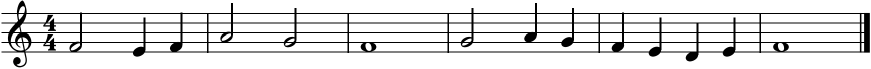
#> input picture Q3/Ave Maria.png, 1742 x 138 px (shown at 1/2 size)
$ python 'Ave Maria.py'
#> lines starting #> are read from the running program, lines starting #| are printed output that depends on the picture; after the words box and inside, x2 and y2 are one past the last pixel; in counts of white or black regions, pixels touching at a corner belong together

import cv2
import numpy as np
from scipy.io.wavfile import read, write

img = cv2.imread("Ave Maria.png")
#> img is the input picture: shape (138, 1742, 3); min 0, max 255, mean 224.6
img_gray = cv2.cvtColor(img, cv2.COLOR_BGR2GRAY)
img1 = img.copy()
print(img.shape)
#| (138, 1742, 3)

# detecting staff (horizontal lines)
edge = cv2.Canny(img_gray, 100, 200, 3)   # develop edged_image using cv2.Canny (image, T_lower, T_upper, aperture_size, L2Gradient)
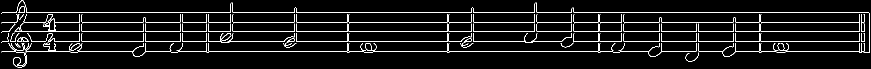
#> edge: shape (138, 1742) (shown at 1/2 size); 5.2% white in thin lines or dots
# function so that we can detect staffs using HoughLinesP
# default value for L2Gradient is 3, and you can increase it if you want more details up to 7
cv2.imshow('edge', edge)
cv2.imwrite("edged.jpg",edge)
cv2.waitKey(0)
linesP = cv2.HoughLinesP(edge, 0.1, np.pi / 180, 100, 100, 5)    # cv2.HoughLinesP(edged_image, rho, theta, threshold, minLineLength, maxLineGap)
#> linesP = 43 rows, first 6: [698, 63, 894, 63], [1247, 25, 1737, 25], [898, 102, 1196, 102], [1323, 44, 1466, 44], [291, 83, 360, 83], [1522, 83, 1719, 83]
# output is x1,y1 , x2,y2
main_lines = []
for points in linesP:
    # Extracted points nested in the list
    x1, y1, x2, y2 = points[0]
    if (abs(x1 - x2) > 20) and (abs(y1 - y2) < 5):  # check the first condition
        flag = 1
        # these lines are not the final lines we want and has some unwanted lines too
        # to detect wanted lines, 1.first we should find lines which has delta_y<(constant=5)
        # and 2.then check if this line has been detected before or not
        for temp_line in main_lines:
            if abs(temp_line - y1) < 4:
                flag = 0
        if flag or main_lines == []:
            main_lines.append(y1)
            cv2.line(img, (0, y1), (1742, y1), (0, 255, 0), 2, cv2.LINE_AA)
#> this loop made 43 passes
#> (x1, y1, x2, y2) on passes 1 to 12: (698, 63, 894, 63), (1247, 25, 1737, 25), (898, 102, 1196, 102), (1323, 44, 1466, 44), (291, 83, 360, 83), (1522, 83, 1719, 83), (593, 44, 694, 44), (164, 63, 286, 63), (1522, 44, 1719, 44), (1200, 83, 1243, 83), (1522, 63, 1719, 63), (417, 102, 694, 102)
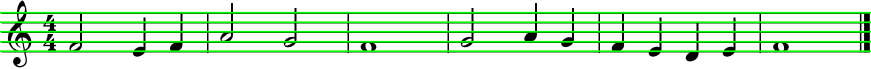
#> img: shape (138, 1742, 3) (shown at 1/2 size); 18.12% of pixels changed, all inside (x1, y1, x2, y2) = (0, 23, 1742, 105)
#> after the loop, main_lines = [63, 25, 102, 44, 83]

# main lines which we want is selected now sort them based on the y_coordinate in the sheet
main_lines.sort()

cv2.imshow('line', img)
cv2.imwrite("lines.jpg",img)
cv2.waitKey(0)

# detecting notes:
quarter_template = cv2.imread("quarter.png")
half_template = cv2.imread("half.png")
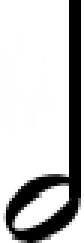
#> input picture Q3/half.png, 28 x 81 px (shown 3 times larger)
#> half_template is the input picture: shape (81, 28, 3); min 0, max 255, mean 196.8
whole_template = cv2.imread("whole.png")

#> (the run stopped early here; a loop or call above may not have finished)
